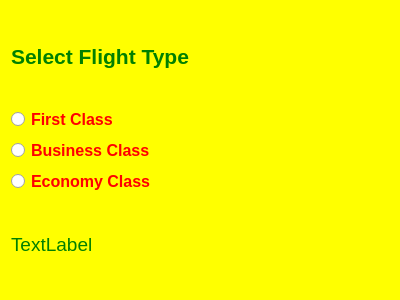
<?xml version="1.0" encoding="UTF-8"?>
<ui version="4.0">
 <class>Dialog</class>
 <widget class="QDialog" name="Dialog">
  <property name="geometry">
   <rect>
    <x>0</x>
    <y>0</y>
    <width>400</width>
    <height>300</height>
   </rect>
  </property>
  <property name="windowTitle">
   <string>Dialog</string>
  </property>
  <property name="styleSheet">
   <string notr="true">QDialog {

background-color:yellow

}

QLabel {

color:green

}

QRadioButton {

color:red

}</string>
  </property>
  <layout class="QVBoxLayout" name="verticalLayout_3">
   <item>
    <layout class="QVBoxLayout" name="verticalLayout_2">
     <item>
      <widget class="QLabel" name="label">
       <property name="font">
        <font>
         <pointsize>16</pointsize>
         <weight>75</weight>
         <bold>true</bold>
        </font>
       </property>
       <property name="text">
        <string>Select Flight Type</string>
       </property>
      </widget>
     </item>
     <item>
      <layout class="QVBoxLayout" name="verticalLayout">
       <item>
        <widget class="QRadioButton" name="btn_1">
         <property name="font">
          <font>
           <pointsize>12</pointsize>
           <weight>75</weight>
           <bold>true</bold>
          </font>
         </property>
         <property name="text">
          <string>First Class</string>
         </property>
        </widget>
       </item>
       <item>
        <widget class="QRadioButton" name="btn_2">
         <property name="font">
          <font>
           <pointsize>12</pointsize>
           <weight>75</weight>
           <bold>true</bold>
          </font>
         </property>
         <property name="text">
          <string>Business Class</string>
         </property>
        </widget>
       </item>
       <item>
        <widget class="QRadioButton" name="btn_3">
         <property name="font">
          <font>
           <pointsize>12</pointsize>
           <weight>75</weight>
           <bold>true</bold>
          </font>
         </property>
         <property name="text">
          <string>Economy Class</string>
         </property>
        </widget>
       </item>
      </layout>
     </item>
     <item>
      <widget class="QLabel" name="l_result">
       <property name="font">
        <font>
         <pointsize>14</pointsize>
        </font>
       </property>
       <property name="text">
        <string>TextLabel</string>
       </property>
      </widget>
     </item>
    </layout>
   </item>
  </layout>
 </widget>
 <resources/>
 <connections/>
</ui>
